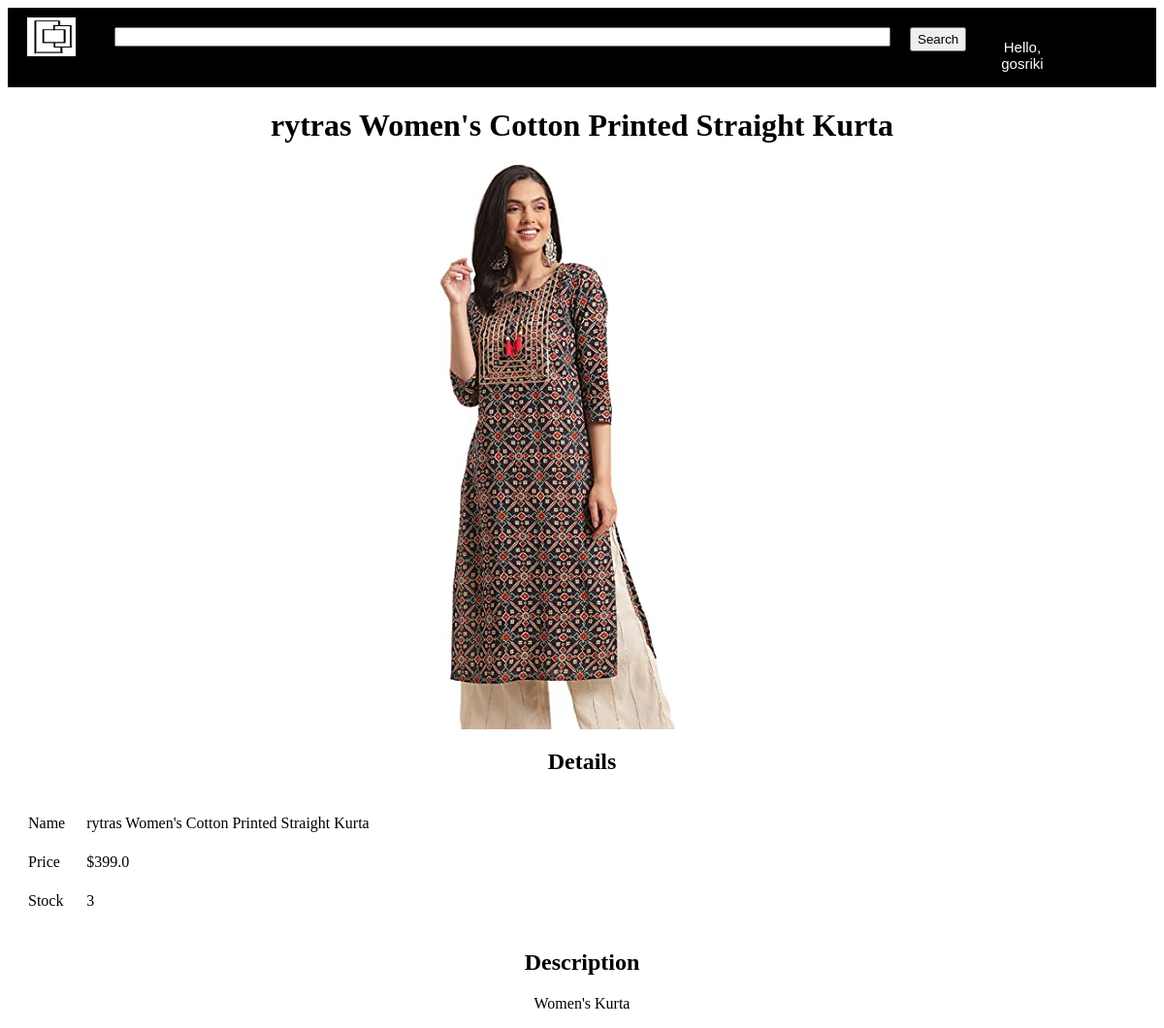
Screenshot of /sellerproductDescription?productId=6 (signed in) with the database file from the repository.
### tables this page shows
CREATE TABLE "seller" (
	"SellerID"	INTEGER,
	"Name"	TEXT NOT NULL,
	"email"	TEXT NOT NULL,
	"Password"	TEXT NOT NULL,
	PRIMARY KEY("SellerID" AUTOINCREMENT)
);

CREATE TABLE "products" (
	"productId"	INTEGER,
	"name"	TEXT,
	"price"	REAL,
	"description"	TEXT,
	"image"	TEXT,
	"stock"	INTEGER,
	"categoryId"	INTEGER,
	"SellerID"	INTEGER,
	FOREIGN KEY("categoryId") REFERENCES "categories"("categoryId"),
	PRIMARY KEY("productId")
);

### main.py (the view)
@app.route("/sellerproductDescription")
def sellerproductDescription():
    sellerid, name = getSellerLoginDetails()
    productId = request.args.get('productId')
    with sqlite3.connect('database.db') as conn:
        cur = conn.cursor()
        cur.execute('SELECT productId, name, price, description, image, stock FROM products WHERE productId = ?', (productId, ))
        productData = cur.fetchone()
    conn.close()
    return render_template("sellerproductdescription.html", data=productData, Name = name)

### main.py (called while the page is built)
def getSellerLoginDetails():
    with sqlite3.connect('database.db') as conn:
        cur = conn.cursor()
        if 'email' not in session:
            loggedIn = False
            Name = ''
        else:
            loggedIn = True
            cur.execute("SELECT SellerID, name FROM seller WHERE email = ?", (session['email'], ))
            SellerID, Name = cur.fetchone()
    conn.close()
    return (SellerID, Name)

### templates/sellerproductdescription.html (shortened to what this page needs)
<html>
<head>
<link rel="stylesheet" href={{ url_for('static', filename='css/home.css') }} />
<link rel="stylesheet" href={{ url_for('static', filename='css/topStyle.css') }} />
</head>
<body>
<div id="title">
	<a href="">
		<img id="logo" src= {{ url_for('static', filename='images/logo.png') }} />
	</a>
	<form>
		<input id="searchBox" type="text" name="searchQuery">
		<input id="searchButton" type="submit" value="Search">
	</form>
	<div class="dropdown">
		<button class="dropbtn">Hello, <br>{{Name}}</button>
	</div>
</div>
<div id="display">
	<div id="productName">
		<h1>{{data[1]}}</h1>
	</div>
	<div>
		<img src={{url_for('static', filename='uploads/'+data[4]) }} id="productImage"/>
	</div>
	<div id="productDescription">
		<h2>Details</h2>
		<table id="descriptionTable">
			<tr>
				<td>Name</td>
				<td>{{data[1]}}</td>
			</tr>
			<tr>
				<td>Price</td>
				<td>${{data[2]}}</td>
			</tr>
			<tr>
				<td>Stock</td>
				<td>{{data[5]}}</td>
			</tr>
		</table>
		<h2>Description</h2>
		<p>{{data[3]}}</p>
	</div>
</div>
</body>
</html>

### static/css/home.css (style rules this page uses)
body { text-align:center; }
h2 { text-align:center }
table { border-spacing: 20px; }
#productName { text-align: center; font-weight: bold; }

### static/css/topStyle.css (style rules this page uses)
#logo { height: 40px; width: 50px; margin-left: 20px; margin-top: 10px; margin-bottom: 10px; margin-right: 20px; float: left; }
#title { background-color: black; display: inline-block; width: 100%; }
#searchBox { height: 20px; width: 800px; margin-left: 20px; margin-top: 20px; margin-bottom: 20px; margin-right: 20px; float: left; font-size: 1.5em; }
#searchButton { height: 25px; margin-top: 20px; margin-bottom: 20px; margin-right: 20px; float: left; }
.dropbtn { background-color: black; color: white; padding: 16px; font-size: 15px; border: none; cursor: pointer; }
.dropdown { position: relative; float: left; }

### rows the page displays
seller: Name "gosriki"
products: name "rytras Women's Cotton Printed Straight Kurta", image (picture), price "399.0", stock "3", description "Women's Kurta"
